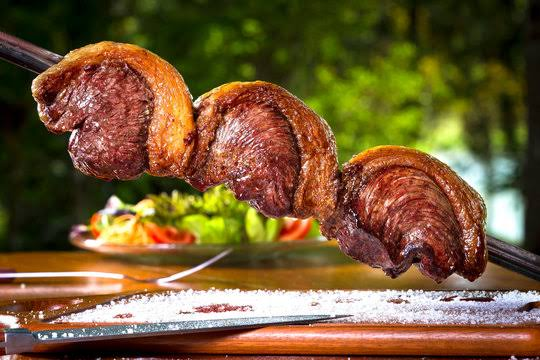
#> input picture churras.png, 540 x 360 px, given in place of torffin.jpg, which was not available
$ jupyter execute aula05_processamento_imagens.ipynb   (text cells are left out)
#> lines starting #> are read from the running program, lines starting #| are printed output that depends on the picture; pictures that were not available may be replaced by others from this repository, and a replacement may not be noted
[cell 1]
import cv2
import numpy as np
import matplotlib.pyplot as plt
from google.colab import files

[cell 2]
arquivo = files.upload()
#> the answer given: churras.png

[cell 3]
arquiv2 = files.upload()
#> the answer given: churras.png

[cell 4]
img_bgr2 = cv2.imread('torffin.jpg')
#> img_bgr2 is the input picture: shape (360, 540, 3); mean B, G, R 52.2, 89.7, 116.5
img_gray2 = cv2.cvtColor(img_bgr2, cv2.COLOR_BGR2GRAY)
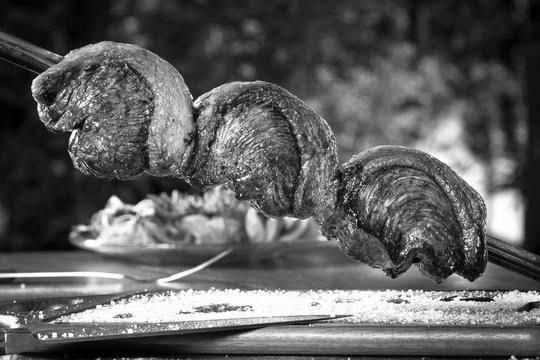
#> img_gray2: shape (360, 540); min 0, max 255, mean 93.5
img_gray2

[cell 5]
img_bgr = cv2.imread('vinland.png')
img_gray = cv2.cvtColor(img_bgr, cv2.COLOR_BGR2GRAY)
img_gray

[cell 6]
altura = img_gray.shape[0]
#> altura = 360
largura = img_gray.shape[1]
#> largura = 540
altura, largura
#> Out = (360, 540)

[cell 7]
dx = 50
dy = 30

transladada = np.zeros((altura, largura), dtype=np.uint8)#uint8 - rgb tem 8bits 0-255

[cell 8]
#percorrer img

for x in range(largura):
  for y in range(altura):
    novo_x = x + dx
    novo_y = y + dy

    if novo_x >= 0 and novo_x < largura:
      if novo_y >= 0 and novo_y < altura:
        transladada[novo_y, novo_x] = img_gray[y, x] #coordenada x  - coluna / img em pyhon é assim invertido
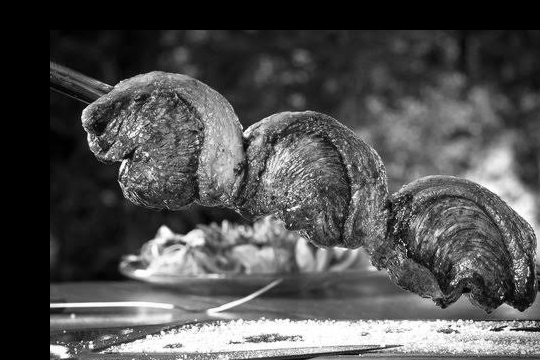
#> transladada: shape (360, 540); min 0, max 255, mean 80.4

plt.figure(figsize=(10, 10))
plt.imshow(transladada, cmap='gray')
plt.title("Translação de Exclusão")
plt.axis('off')
plt.show()

[cell 9]
dx = 15
dy = 25

transladada = np.zeros((altura, largura), dtype=np.uint8)

# Adicionando os laços de repetição para percorrer todos os pixels
for x in range(largura):
  for y in range(altura):
    novo_x = (x + dx) % largura
    novo_y = (y + dy) % altura
    transladada[novo_y, novo_x] = img_gray2[y, x]
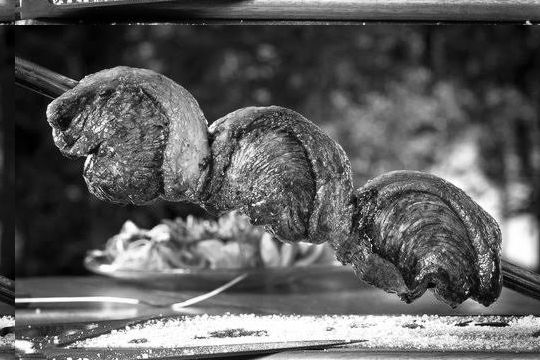
#> transladada: shape (360, 540); min 0, max 255, mean 93.5

plt.figure(figsize=(10, 10))
plt.imshow(transladada, cmap='gray')
plt.title("Translação de WRAP AROUND")
plt.axis('off')
plt.show()

[cell 10]
for i in range (28):
  print(i % 7)

[cell 11]
sx = 0.5
sy = 0.5

nova_largura = int(largura * sx)
#> nova_largura = 270
nova_altura = int(altura * sy)
#> nova_altura = 180
escalada = np.zeros((nova_altura, nova_largura), dtype=np.uint8)

for x in range(nova_largura):
  for y in range(nova_altura):

    novo_x = int(x / sx)
    novo_y = int(y / sy)

    escalada[y, x] = img_gray[novo_y, novo_x]
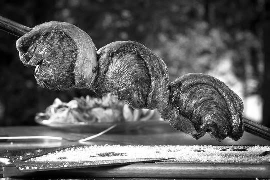
#> escalada: shape (180, 270); min 0, max 255, mean 93.4

plt.figure(figsize=(10, 10))
plt.imsave('vinland04.jpg', escalada, cmap='gray')
plt.imshow(escalada, cmap='gray')
plt.title("Escalamento - imagem dimnui, mas colab estica")
plt.axis('off')

[cell 12]
sx = 0.5
sy = 0.5

nova_largura = int(largura * sx)
nova_altura = int(altura * sy)
escalada = np.zeros((nova_altura, nova_largura), dtype=np.uint8)

for x in range(nova_largura):
  for y in range(nova_altura):

    novo_x = int(x / sx)
    novo_y = int(y / sy)

    escalada[y, x] = img_gray2[novo_y, novo_x]

plt.figure(figsize=(10, 10))
#plt.imsave('vinland04.jpg', escalada, cmap='gray')
plt.imshow(escalada, cmap='gray')
plt.title("Escalamento - imagem dimnui, mas colab estica")
plt.axis('off')

[cell 13]
espelhada_h = np.zeros((altura, largura), dtype=np.uint8)
espelhada_v = np.zeros((altura, largura), dtype=np.uint8)

for x in range(largura):
  for y in range(altura):
    novo_x = largura - x - 1
    novo_y = y

    espelhada_h[novo_y, novo_x] = img_gray[y, x]
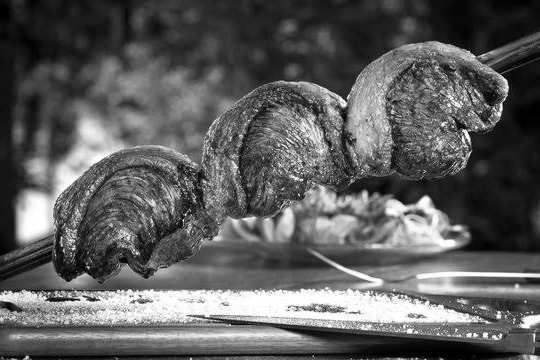
#> espelhada_h: shape (360, 540); min 0, max 255, mean 93.5

plt.figure(figsize=(10, 10))
plt.imshow(espelhada_h, cmap='gray')
plt.title("Espelhamento Horizontal")
plt.axis('off')
plt.show()

[cell 14]
espelhada_v = np.zeros((altura, largura), dtype=np.uint8)

for x in range(largura):
  for y in range(altura):
    # Mantém o x e inverte o y
    novo_x = x
    novo_y = altura - y - 1

    espelhada_v[novo_y, novo_x] = img_gray2[y, x]
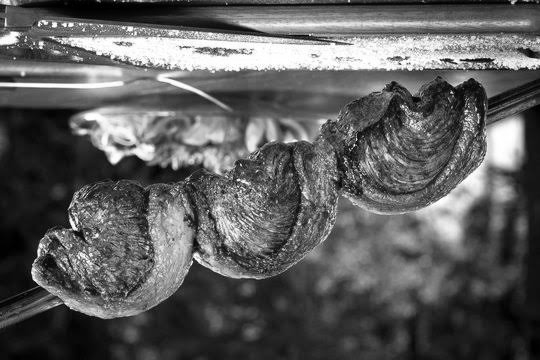
#> espelhada_v: shape (360, 540); min 0, max 255, mean 93.5

plt.figure(figsize=(10, 10))
plt.imshow(espelhada_v, cmap='gray')
plt.title("Espelhamento Vertical")
plt.axis('off')
plt.show()
